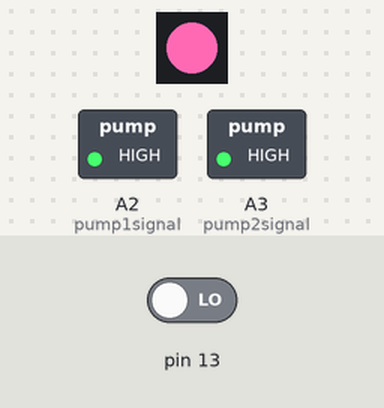
Bench run of a sketch on a simulated Arduino Uno, built with avr-gcc and run on an emulated ATmega328P. On the bench: 1 RGB LEDs in strip order, left to right, switched loads named in the sketch (green lamp = pin HIGH). The test bench sets the inputs (shaded band); at power-on: pin 13 LOW. Pins used as bus, display or sensor lines are not drawn; what the sketch prints to the serial monitor is not drawn.

Above: at 4.8 s.
4.9 s: pin 13 driven HIGH
At 5.5 s:
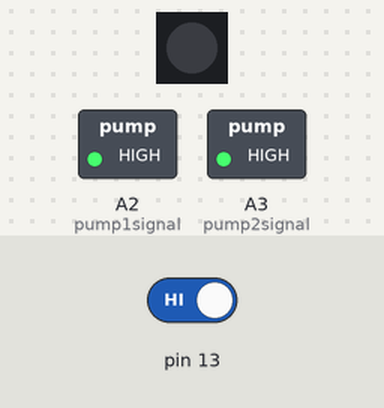
Timing chart, 0 to 7.9 s (numbered marks = the images above; inputs shaded):
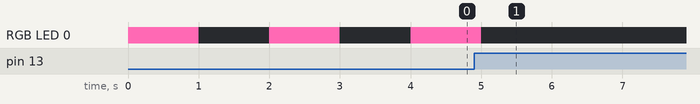

The sketch:

monsoon-hw-test.ino
```cpp
#include <Adafruit_NeoPixel.h>
Adafruit_NeoPixel pixels = Adafruit_NeoPixel(1, 5, NEO_GRB + NEO_KHZ800);

int sensor1signal = A0;
int sensor2signal = A1;

int sensor1power = 6;
int sensor2power = 7;

int pump1signal = A2;
int pump2signal = A3;

int sensor1threshold = 800;
int sensor2threshold = 800;

int ledpin = 5;

int measuredelay = 10000;
int waterduration = 20000;

void setup() {
  pixels.begin();

  pinMode(sensor1signal, INPUT);
  pinMode(sensor2signal, INPUT);

  pinMode(sensor1power, OUTPUT);
  pinMode(sensor2power, OUTPUT);

  pinMode(pump1signal, OUTPUT);
  pinMode(pump2signal, OUTPUT);
  digitalWrite(pump1signal, HIGH);
  digitalWrite(pump2signal, HIGH);

  digitalWrite(sensor1power, LOW);
  digitalWrite(sensor2power, LOW);

  Serial.begin(115200);
}

void loop() {
  if (digitalRead(13) == HIGH) {
    Serial.println("checking");
    int sensor1value = readSensor(sensor1power, sensor1signal);
    if (sensor1value >= sensor1threshold) {
      irrigate(pump1signal, waterduration);
    }
    int sensor2value = readSensor(sensor2power, sensor2signal);
    if (sensor2value >= sensor2threshold) {
      irrigate(pump2signal, waterduration);
    }

    delay(measuredelay);
  }
  else {
    pixels.setPixelColor(0, pixels.Color(255, 105, 180));
    pixels.show();
    delay(1000);
    pixels.setPixelColor(0, pixels.Color(0, 0, 0));
    pixels.show();
    delay(1000);
  }
}

int readSensor(int sensorpower, int sensorsignal) {
  digitalWrite(sensorpower, HIGH);
  delay(100);
  int value = analogRead(sensorsignal);
  Serial.println(value);
  digitalWrite(sensorpower, LOW);
  return value;
}

void irrigate(int relaypin, int duration) {
  Serial.println("started irrigating relay in pin" + String(relaypin) + " for " + String(duration) + " milliseconds");
  digitalWrite(relaypin, LOW);
  delay(duration);
  digitalWrite(relaypin, HIGH);
}
```
